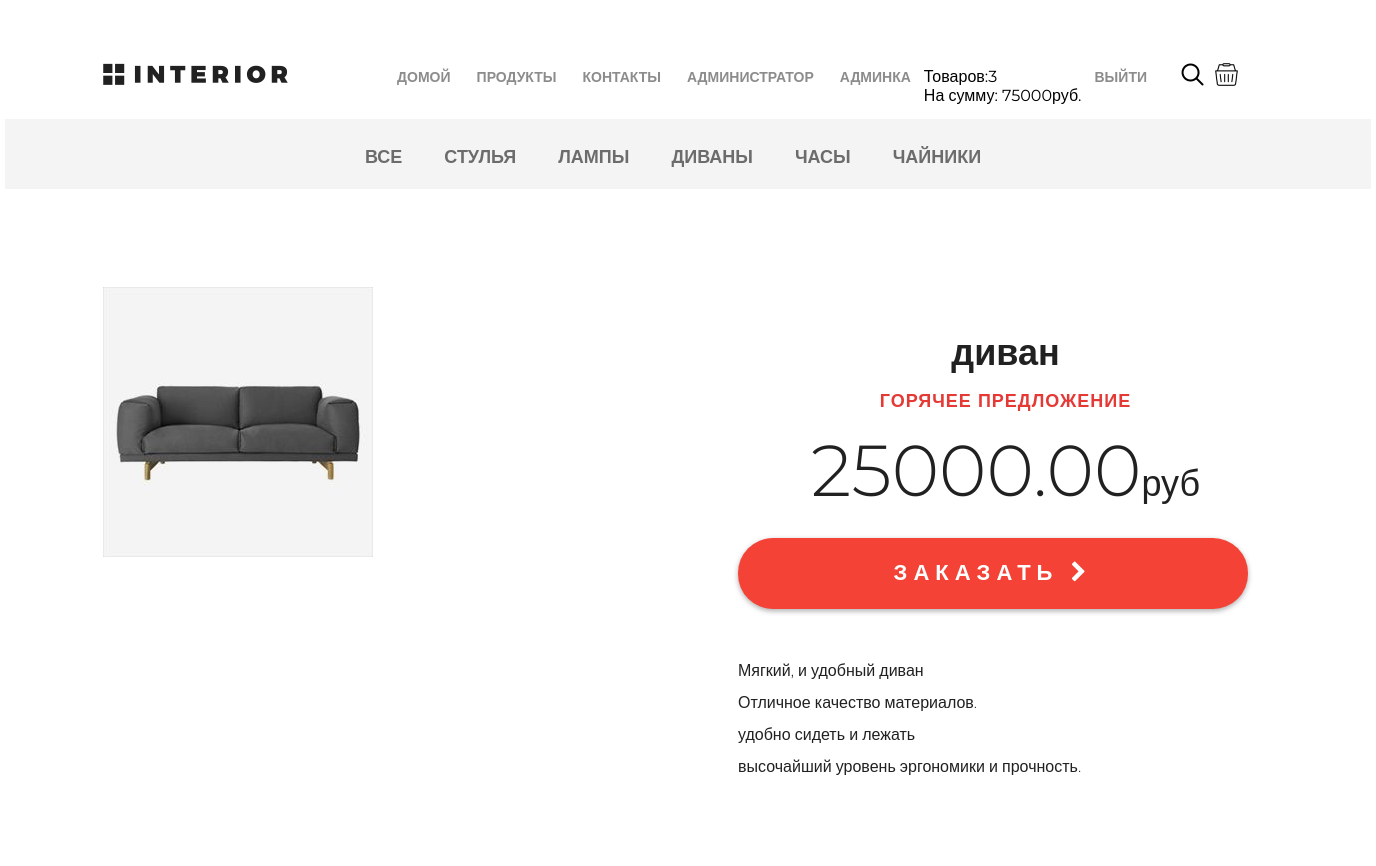
Before: /products/ (signed in, upper part) with the older database file.
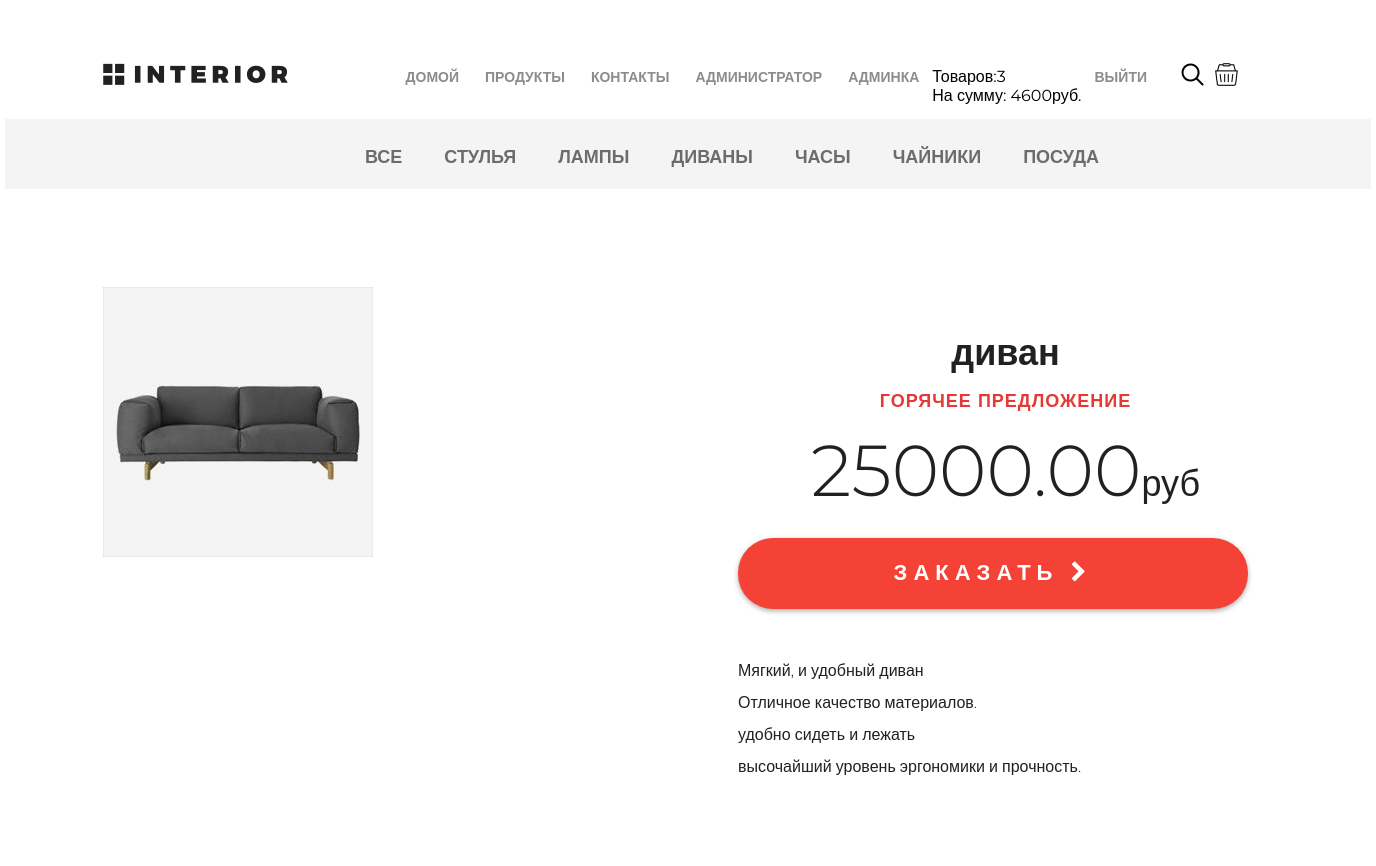
After: the same page with the newer database file.
### basketapp/models.py (models this page shows, shortened)
class Basket(models.Model):
    user = models.ForeignKey(settings.AUTH_USER_MODEL,
                             on_delete=models.CASCADE, related_name='basket')
    product = models.ForeignKey(Product, on_delete=models.CASCADE)
    quantity = models.PositiveIntegerField(
        verbose_name='количество', default=0)
    add_datetime = models.DateTimeField(
        verbose_name='время', auto_now_add=True)
    @property
    def product_cost(self):
        return self.product.price * self.quantity
    @property
    def total_quantity(self):
        _items = Basket.objects.filter(user=self.user)
        _totalquantity = sum(list(map(lambda x: x.quantity, _items)))
        return _totalquantity
    @property
    def total_cost(self):
        _items = Basket.objects.filter(user=self.user)
        _totalcost = sum(list(map(lambda x: x.product_cost, _items)))
        return _totalcost

### authapp/models.py (models this page shows, shortened)
class ShopUser(AbstractUser):
    avatar = models.ImageField(upload_to='users_avatars', blank=True)
    age = models.PositiveIntegerField(verbose_name='Возраст', null=True)
    activation_key = models.CharField(max_length=128, blank=True)
    activation_key_expires = models.DateTimeField(
        default=(now() + timedelta(hours=48)))

### mainapp/models.py (models this page shows, shortened)
class Product(models.Model):
    category = models.ForeignKey(
        ProductCategory, on_delete=models.SET_NULL, null=True)
    name = models.CharField(verbose_name='имя продукта', max_length=128)
    image = models.ImageField(upload_to='products_images', blank=True)
    short_desc = models.CharField(
        verbose_name='краткое описание продукта',
        max_length=64,
        blank=True)
    description = models.TextField(
        verbose_name='описание продукта',
        blank=True)
    price = models.DecimalField(
        verbose_name='цена продукта',
        max_digits=8,
        decimal_places=2,
        default=0)
    quantity = models.PositiveIntegerField(
        verbose_name='количество продукта',
        default=0)

class ProductCategory(models.Model):
    name = models.CharField(verbose_name='имя', max_length=64, unique=True)
    description = models.TextField(verbose_name='описание', blank=True)

### mainapp/views.py (the view)
# urls.py: path('', mainapp.products_index, name='products_index'),
def products_index(request):
    hot_product = get_hot_product()
    same_products = get_same_products(hot_product)
    products = Product.objects.all()
    content = {
        'title': 'Продукты',
        'main_menu': main_menu,
        'product_categories': categories,
        'products': products,
        'hot_product': hot_product,
        'same_products': same_products,
    }
    return render(request, 'mainapp/products.html', content)

### mainapp/context_processors.py (called while the page is built)
def basket(request):
    basket = []
    if request.user.is_authenticated:
        basket = Basket.objects.filter(user=request.user)
    return {'basket': basket}

### mainapp/views.py (called while the page is built)
def get_hot_product():
    products = Product.objects.all()
    return random.sample(list(products), 1)[0]

def get_same_products(hot_product):
    same_products = Product.objects.filter(category=hot_product.category)[:3]
    return same_products

### mainapp/templates/mainapp/products.html (shortened to what this page needs)
{% extends 'mainapp/base.html' %}
{% load static %}
{% block menu %}
		<div class="hero-white">
			{% include 'mainapp/includes/inc_menu.html' %}
		</div>
{% endblock menu %}
{% block content %}
		<div class="details">
			<div class="links clearfix">
				{% include 'mainapp/includes/inc_categories_menu.html' %}
			</div>
			<div class="details-products">
				<div class="details-slider">
					<div class="slider-product">
						<img src="/media/{{ hot_product.image }}">
					</div>
				</div>
				<div class="description">
					<h3 class="big-bold">{{ hot_product.name }}</h3>
					<h3 class="red">горячее предложение</h3>
					<p class="price">{{ hot_product.price }}<span>руб</span></p>
					<a href="{% url 'basket:add' hot_product.id %}" class="red-button">
						заказать <i class="fa fa-chevron-right" aria-hidden="true"></i>
					</a>
					<div class="description-text">
						<p>{{ hot_product.short_desc }}</p>
						<p>Отличное качество материалов.</p>
						<p>{{ hot_product.description }}</p>
						<p>высочайший уровень
							эргономики и прочность.</p>
					</div>
				</div>
			</div>
		</div>
{% endblock content %}

### mainapp/templates/mainapp/includes/inc_menu.html (shortened to what this page needs)
{% load static %}
    <div class="header clearfix">
        <a href="{% url 'index' %}" class="logo"></a>
        <ul class="menu">
            {% for link in main_menu %}
                <li>
                    <a href="{% url link.href %}" class="">{{link.name}}
                    </a>
                </li>
            {% endfor %}
            {% if user.is_authenticated %}
                <li>
                    <a href="{% url 'auth:edit' %}">{{ user.first_name | default:'Пользователь' }}</a>
                </li>
            {% endif %}
                <li>
                    {% if user.is_superuser %}
                    <li>
                      <a href="{% url 'admin:users' %}">админка</a>
                    </li>
                  {% endif %}
            {% if user.is_authenticated %}
                <a href="{% url 'auth:logout' %}">Выйти</a>
            {% else %}
                <a href="{% url 'auth:login' %}">Войти</a>
            {% endif %}
                </li>
                <li>
                    <span>
                        {% if user.is_authenticated %}
                        Товаров:{{ basket.0.total_quantity }}<br>
                        На сумму: {{ basket.0.total_cost|floatformat:0 }}руб.
                        {% endif %}
                    </span>
                </li>
        </ul>
        <a href="#" class="search"></a>
        <a href="{% url 'basket:view' %}" class="basket"></a>
    </div>

### mainapp/templates/mainapp/includes/inc_categories_menu.html (shortened to what this page needs)
<ul class="links-menu">
    {% for category in product_categories %}
        <li>
            <a href="{% url 'products:products' category.id %}"
               class="">
                {{ category.name }}
            </a>
        </li>
    {% endfor %}
</ul>

Changed rows visible on the page:
removed Basket: user+quantity "3", user+product+quantity "75000"
added Basket: user+quantity "3", user+product+quantity "4600"
added ProductCategory: name "ПОСУДА"
